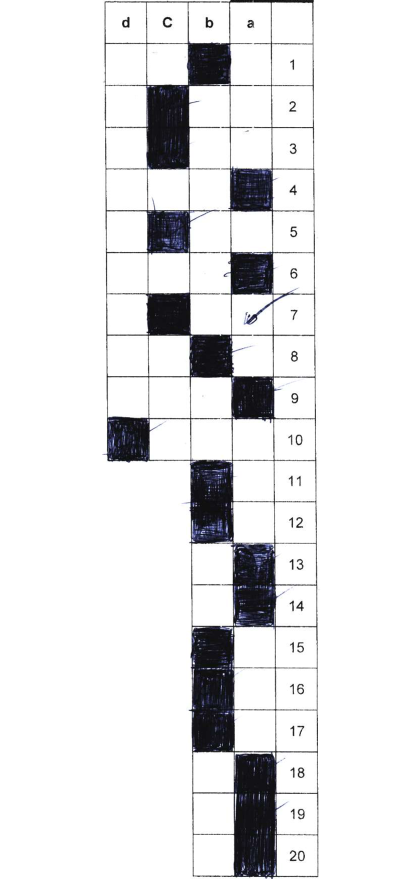
#> input picture images-test/teste5.png, 820 x 1758 px, found by its file name (shown at 1/2 size)
$ jupyter execute --allow-errors codigo_final.ipynb   (shell and % lines are left out)   (older library calls are emulated)
#> lines starting #> are read from the running program, lines starting #| are printed output that depends on the picture; after the words box and inside, x2 and y2 are one past the last pixel; in counts of white or black regions, pixels touching at a corner belong together
[cell 1]
from google.colab import drive
drive.mount('/gdrive')
%cd /gdrive

[cell 2]
import cv2
from google.colab.patches import cv2_imshow
import math
import numpy as np

[cell 3]
QTD_QUESTAO = 21
QTD_ALTERNATIVA = 5

[cell 4]
def abrir_imagem(img_caminho):

    imagem = cv2.imread(img_caminho)
#> imagem is the input picture: shape (1758, 820, 3); mean B, G, R 230, 228.9, 228.9

    if imagem is None:
        raise NameError("O OpenCV não conseguiu abrir a imagem, verifique o caminho.")

    return imagem

[cell 5]
def hough_para_cartesiano(raio, theta):

    seno = math.sin(theta)
    cosseno = math.cos(theta)

    x = raio*cosseno
    y = raio*seno

    return (x,y)

[cell 6]
def criar_linha(ponto, theta):

    seno = math.sin(theta)
    cosseno = math.cos(theta)

    x1 = int(ponto[0] + 10000*(-seno))
    y1 = int(ponto[1] + 10000*(cosseno))

    x2 = int(ponto[0] - 800*(-seno))
    y2 = int(ponto[1] - 800*(cosseno))

    return (x1,y1,x2,y2)

[cell 7]
def desenhar_linha(img, raio, theta):
    ponto = hough_para_cartesiano(raio,theta)
    x1,y1,x2,y2 = criar_linha(ponto, theta)
    img = cv2.line(img, (x1,y1), (x2,y2), (0,255,0),3)

    return img

[cell 8]
def encontrar_interseccao(raio1, raio2):

    resultante = math.sqrt((raio1**2+raio2**2))
    theta = math.atan((raio1/raio2))

    return resultante, theta

[cell 9]
def processar_imagem(caminho_imagem):

    imagem = abrir_imagem(caminho_imagem)
    img_gray = cv2.cvtColor(imagem, cv2.COLOR_BGR2GRAY)

    thres, img_binaria = cv2.threshold(img_gray, 0, 255, cv2.THRESH_BINARY+cv2.THRESH_OTSU)
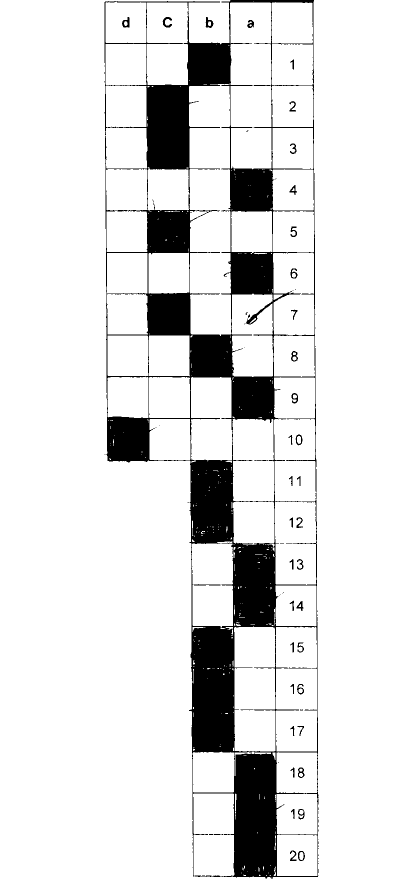
#> img_binaria: shape (1758, 820) (shown at 1/2 size); 88.6% white; 64 black regions (22 under 20 px), largest, box (x1, y1, x2, y2) and area: (209, 0, 637, 1758) 160625, (325, 34, 344, 55) 183, (411, 34, 427, 56) 181
#> thres = 145
    canny = cv2.Canny(img_binaria, 100, 200)
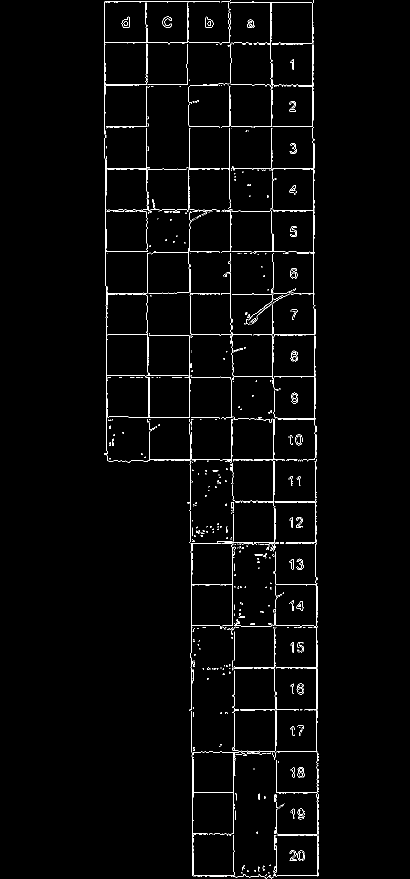
#> canny: shape (1758, 820) (shown at 1/2 size); 1.8% white in thin lines or dots, all inside (x1, y1, x2, y2) = (208, 0, 637, 1758)
    kernel_rect = cv2.getStructuringElement(cv2.MORPH_RECT, (5,5))
    operacao_dilatar = cv2.morphologyEx(canny, cv2.MORPH_DILATE, kernel_rect)
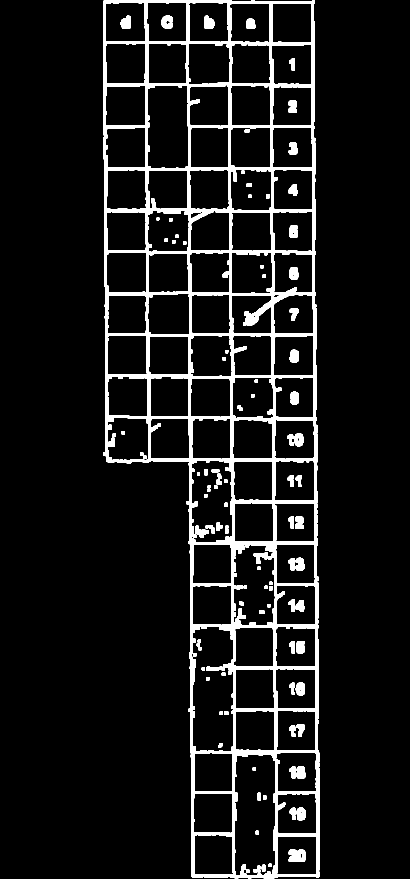
#> operacao_dilatar: shape (1758, 820) (shown at 1/2 size); 8.2% white; 100 white regions, largest, box (x1, y1, x2, y2) and area: (206, 0, 639, 1758) 102494, (577, 1698, 612, 1724) 780, (577, 1199, 609, 1224) 546

    kernel_cross = cv2.getStructuringElement(cv2.MORPH_CROSS, (3,3))
    operacao_dilatar = cv2.morphologyEx(canny, cv2.MORPH_DILATE, kernel_cross, iterations = 3)
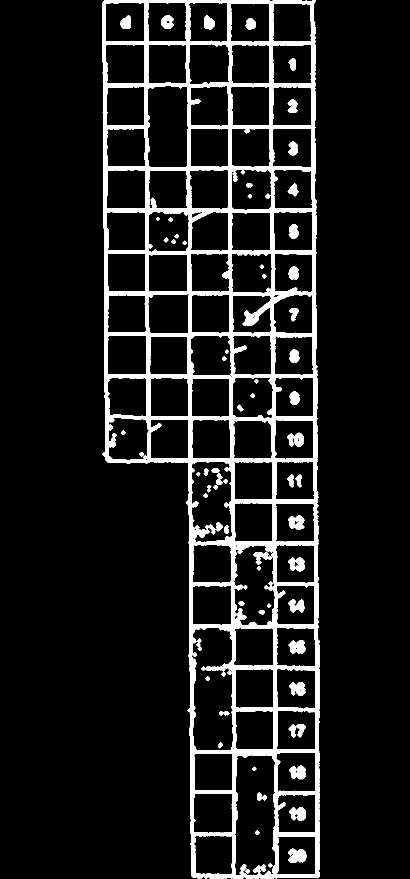
#> operacao_dilatar: shape (1758, 820) (shown at 1/2 size); 10% white; 73 white regions, largest, box (x1, y1, x2, y2) and area: (205, 0, 640, 1758) 127309, (576, 1697, 613, 1725) 806, (578, 1531, 612, 1559) 678

    operacao_close = cv2.morphologyEx(operacao_dilatar, cv2.MORPH_CLOSE, kernel_rect, iterations=3)
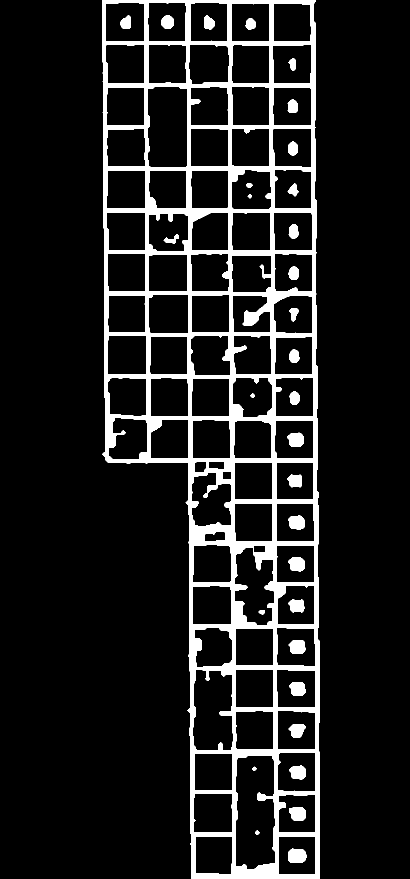
#> operacao_close: shape (1758, 820) (shown at 1/2 size); 11% white; 32 white regions, largest, box (x1, y1, x2, y2) and area: (205, 0, 640, 1758) 143891, (576, 1697, 613, 1725) 897, (578, 1614, 612, 1642) 778

    operacao_open = cv2.morphologyEx(operacao_close, cv2.MORPH_OPEN, kernel_rect, iterations = 1)
#> operacao_open: shape (1758, 820); 10.9% white; 37 white regions, largest, box (x1, y1, x2, y2) and area: (205, 0, 640, 1758) 143043, (577, 1698, 613, 1725) 891, (578, 1614, 612, 1641) 774

    l_linhas = cv2.HoughLines(operacao_open, 1, np.pi/180, 80)

    limites_horizontais = np.array([
                                    [imagem.size, imagem.size], #MENOR (raio,theta)
                                    [0.0,0.0]], dtype=np.float #MAIOR (raio,theta)
                                )
#> limites_horizontais = [[4324680, 4324680], [0, 0]]

    limites_verticais = np.array([
                                    [imagem.size, imagem.size], #MENOR (raio, theta)
                                    [0.0,0.0]], dtype=np.float #MAIOR (raio,theta)
                                )
#> limites_verticais = [[4324680, 4324680], [0, 0]]

    for linha in l_linhas:
        for raio, theta in linha:

            if np.isclose(theta,0.0): # linha vertical

                if raio<limites_verticais[0][0]:
                    limites_verticais[0][0] = raio
                    limites_verticais[0][1] = theta

                if raio>limites_verticais[1][0]:
                    limites_verticais[1][0] = raio
                    limites_verticais[1][1] = theta

            if np.isclose(theta,np.pi/2.0): # linha horizontal

                if raio<limites_horizontais[0][0]:
                    limites_horizontais[0][0] = raio
                    limites_horizontais[0][1] = theta

                if raio>limites_horizontais[1][0]:
                    limites_horizontais[1][0] = raio
                    limites_horizontais[1][1] = theta
#> this loop made 18641 passes
#> linha on passes 1 to 3: [[630, 0]], [[380, 0]], [[547, 0]]
#> after the loop, limites_horizontais = [[0, 1.57], [1748, 1.57]]; limites_verticais = [[211, 0], [630, 0]]

    # ponto superior esquerdo (se)

    raio_se, theta_se = encontrar_interseccao(limites_horizontais[0][0], limites_verticais[0][0])
#> in encontrar_interseccao, `resultante = math.sqrt((raio1**2+raio2**2))`: resultante = 211
#> in encontrar_interseccao, `theta = math.atan((raio1/raio2))`: theta = 0
#> raio_se = 211; theta_se = 0
    x_se, y_se = hough_para_cartesiano(raio_se, theta_se)
#> in hough_para_cartesiano, `cosseno = math.cos(theta)`: cosseno = 1
#> in hough_para_cartesiano, `x = raio*cosseno`: x = 211
#> in hough_para_cartesiano, `y = raio*seno`: y = 0
#> x_se = 211; y_se = 0

    # ponto inferior direito (id)

    raio_id, theta_id = encontrar_interseccao(limites_horizontais[1][0], limites_verticais[1][0])
#> raio_id = 1858.1; theta_id = 1.22
    x_id, y_id = hough_para_cartesiano(raio_id, theta_id)
#> x_id = 630; y_id = 1748

    nova_imagem = img_binaria[int(y_se):int(y_id), int(x_se):int(x_id)]
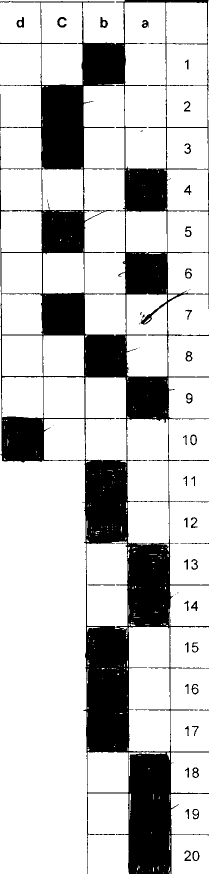
#> nova_imagem: shape (1748, 418) (shown at 1/2 size); 77.9% white; 71 black regions (25 under 20 px), largest, box (x1, y1, x2, y2) and area: (0, 0, 418, 1748) 157142, (114, 34, 133, 55) 183, (200, 34, 216, 56) 181

    return nova_imagem

[cell 10]
def get_resposta(imagem, questao_numero):

    map_indice = {3:'a', 2:'b', 1:'c', 0:'d'}
    espacamento_questao = imagem.shape[0]/QTD_QUESTAO
    espacamento_alternativa = imagem.shape[1]/QTD_ALTERNATIVA

    inicio_questao = int(questao_numero*espacamento_questao)
    fim_questao = int((questao_numero+1)*espacamento_questao)

    questao = imagem[inicio_questao:fim_questao, :]

    respostas = np.empty(4)
    for alternativa in range(QTD_ALTERNATIVA-1):
        inicio_alternativa = int(alternativa*espacamento_alternativa)
        fim_alternativa = int((alternativa+1)*espacamento_alternativa)

        respostas[alternativa] = np.mean(questao[:,inicio_alternativa:fim_alternativa])

    indice = np.where(respostas == np.amin(respostas))[0][0]

    return map_indice[indice]

[cell 11]
def corrige(imagem):
    respostas = {}
    for questao in range(1, QTD_QUESTAO):
        respostas[questao] = get_resposta(imagem, questao)
#> this loop made 20 passes
#> pass 1, in get_resposta, `questao = imagem[inicio_questao:fim_questao, :]`:
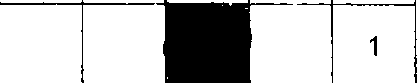
#> questao: shape (83, 418); 77.4% white; 4 black regions, box (x1, y1, x2, y2) and area: (156, 0, 293, 83) 6954, (297, 0, 417, 83) 425, (0, 0, 155, 83) 409, (370, 36, 377, 56) 69
#> pass 2, in get_resposta (call 2), `questao = imagem[inicio_questao:fim_questao, :]`:
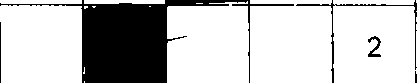
#> questao: shape (83, 418); 76.7% white; 5 black regions, box (x1, y1, x2, y2) and area: (0, 0, 294, 83) 7481, (296, 0, 417, 83) 413, (368, 36, 381, 57) 117, (0, 22, 1, 83) 61, (415, 71, 417, 83) 21
#> pass 3, in get_resposta (call 3), `questao = imagem[inicio_questao:fim_questao, :]`:
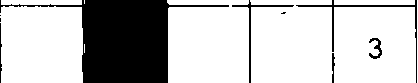
#> questao: shape (83, 418); 75.9% white; 9 black regions (3 under 20 px), largest, box (x1, y1, x2, y2) and area: (0, 0, 229, 83) 7366, (296, 0, 417, 83) 454, (232, 0, 294, 83) 285, (369, 38, 382, 59) 115, (0, 23, 2, 83) 69, (332, 53, 335, 83) 62
#> after the loop, respostas = 20 items

    return respostas

[cell 12]
def ler_csv(caminho_csv, nome_prova):
    conteudo = np.loadtxt(caminho_csv, dtype = str, delimiter=',')
    indice = np.where(conteudo[:,:1] == nome_prova)[0][0]

    return conteudo[indice]

[cell 13]
caminho_absoluto = lambda nome_imagem: "My Drive/Curso-OMR/images-test/"+nome_imagem
nome_imagem = "teste5.png"
imagem = processar_imagem(caminho_absoluto(nome_imagem))

respostas = corrige(imagem)
#> respostas = 20 items
#> (the rest of this cell did not finish here and is left out)


print('Questao\tLetra\tVerdadeira')
for questao in range(1,QTD_QUESTAO):
    print(' {0} \t {1}  \t {2}'.format(questao, respostas[questao], verdadeira[questao]))

$ run again, with images-test/teste1.png copied over images-test/teste5.png
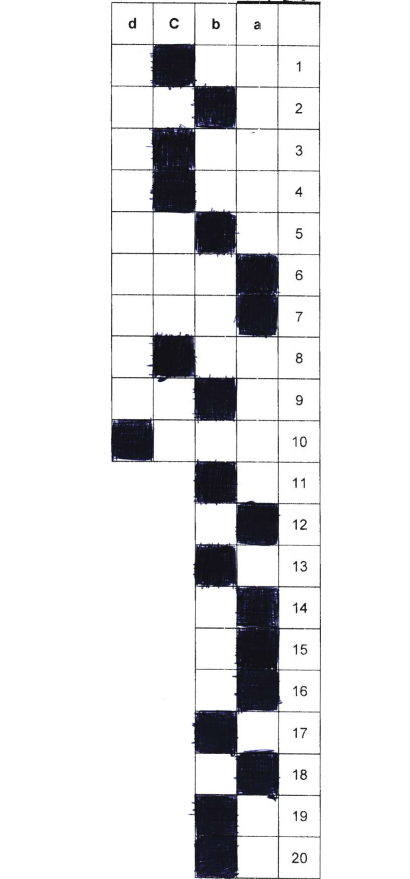
#> input picture images-test/teste1.png, 820 x 1758 px, found by its file name (shown at 1/2 size)
#> in abrir_imagem, imagem is the input picture: shape (1758, 820, 3); mean B, G, R 229.4, 228.2, 228.2
#> in processar_imagem, `thres, img_binaria = cv2.threshold(img_gray, 0, 255, cv2.THRESH_BINARY..`:
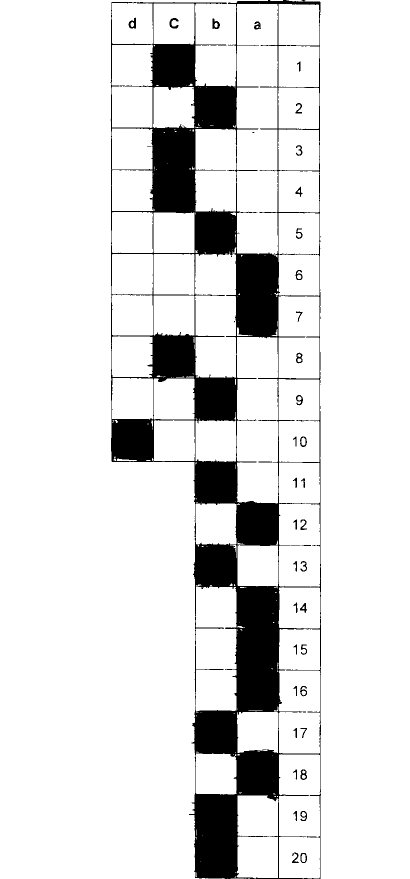
#> img_binaria: shape (1758, 820) (shown at 1/2 size); 88.4% white; 50 black regions (9 under 20 px), largest, box (x1, y1, x2, y2) and area: (221, 0, 642, 1758) 163068, (339, 36, 357, 57) 181, (425, 37, 440, 58) 179
#> thres = 144
#> canny: shape (1758, 820); 1.7% white in thin lines or dots, all inside (x1, y1, x2, y2) = (221, 0, 642, 1758)
#> operacao_close: shape (1758, 820); 10% white; 26 white regions, largest, box (x1, y1, x2, y2) and area: (218, 0, 645, 1758) 129816, (580, 1701, 617, 1729) 900, (583, 1118, 617, 1146) 760
#> operacao_open: shape (1758, 820); 9.9% white; 26 white regions, largest, box (x1, y1, x2, y2) and area: (218, 0, 645, 1758) 129506, (581, 1702, 617, 1729) 897, (584, 1618, 617, 1645) 756
#> the loop in processar_imagem, `for linha in l_linhas:` made 18607 passes
#> linha on passes 1 to 3: [[387, 0]], [[471, 0]], [[555, 0]]
#> after the loop in processar_imagem, `for linha in l_linhas:`: limites_horizontais = [[0, 1.57], [1753, 1.57]]; limites_verticais = [[223, 0], [636, 0]]
#> resultante = 223
#> theta = 0
#> raio_se = 223; theta_se = 0
#> cosseno = 1
#> x = 223
#> y = 0
#> x_se = 223; y_se = 0
#> raio_id = 1864.8; theta_id = 1.22
#> x_id = 636; y_id = 1753
#> nova_imagem: shape (1752, 412); 77.5% white; 59 black regions (13 under 20 px), largest, box (x1, y1, x2, y2) and area: (0, 0, 412, 1752) 158600, (116, 36, 134, 57) 181, (202, 37, 217, 58) 179
#> the loop in corrige, `for questao in range(1, QTD_QUESTAO):` made 20 passes
#> pass 3, in get_resposta (call 3), `questao = imagem[inicio_questao:fim_questao, :]`:
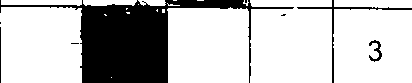
#> questao: shape (83, 412); 75.6% white; 8 black regions (4 under 20 px), largest, box (x1, y1, x2, y2) and area: (0, 0, 294, 83) 7774, (297, 0, 412, 83) 382, (369, 40, 382, 62) 111, (0, 27, 1, 83) 56
#> after the loop in corrige, `for questao in range(1, QTD_QUESTAO):`: respostas = 20 items
